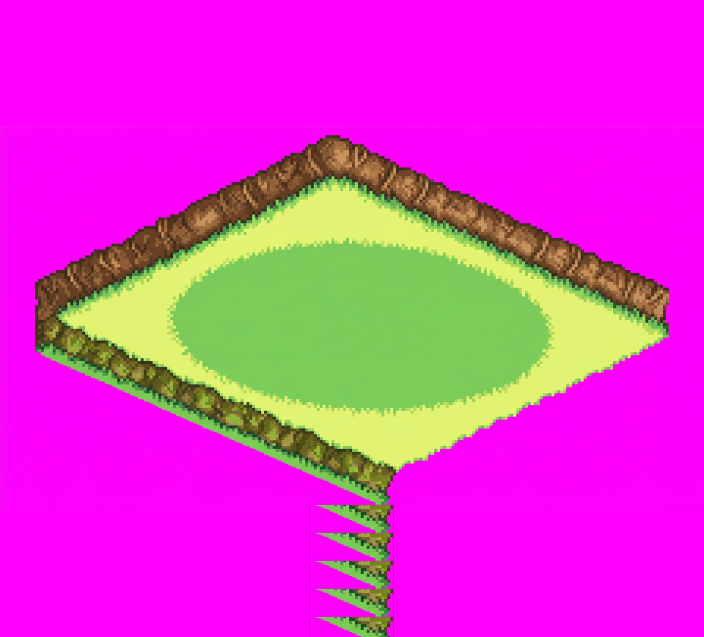
#> input picture layers/src/arene34_bosquet_rot180_cadre_terrain.png, 1408 x 1274 px (shown at 1/2 size)
$ python -i build_arenes.py   (imports and definitions only)
#> lines starting #> are read from the running program, lines starting #| are printed output that depends on the picture; after the words box and inside, x2 and y2 are one past the last pixel; in counts of white or black regions, pixels touching at a corner belong together
"""
build_arenes.py — 40 arenes de Pokemon legendaire, 10 biomes x 4 variantes.

Montage : structure de calques de Palika (Base / River / Cliffs / Shadows /
Objects Under / Objects / Objects Over / Fringe) et colorimetrie stricte de
Halcyon (sa palette de 654 couleurs, sa grille multiple de 8, 8 couleurs par
tuile de 8 px, son exposition).

Aucun Pokemon n'est represente : ce sont les LIEUX de combat, pas les
creatures. Les 40 sols sortent de 10 peintures d'arene, declinees en 4
orientations chacune, puis habillees de props, d'eclairages et de fluides
differents. Les 4 variantes d'un biome ne se ressemblent donc pas.

Usage : python3 build_arenes.py <zone...>      (ou --liste pour les enumerer)
"""
import os
import sys

from PIL import Image

import build_zones18 as BZ

# [1 line that did not run here, left out]

# --- les 4 declinaisons d'une meme peinture d'arene ------------------------ #
# orientation, eclairage, densite relative de props, suffixe
# 4 par biome : deux vues de dessus, deux vues 3/4 (celle des ground maps PMD
# officiels, ou l'on voit la face avant des rebords et des murs).
# vue, orientation, eclairage, densite de props, suffixe
VARIANTES = [
    ("dessus", "miroir_v", "jour",       1.00, "aube"),
    ("dessus", "rot180",   "nuit",       0.70, "nuit"),
    ("34",     "identite", "crepuscule", 1.25, "crepuscule"),
    ("34",     "miroir_h", "jour",       1.50, "assaut"),
]

_TRANSFO = {
    "identite": lambda im: im,
    "miroir_h": lambda im: im.transpose(Image.FLIP_LEFT_RIGHT),
    "rot180":   lambda im: im.transpose(Image.ROTATE_180),
    "miroir_v": lambda im: im.transpose(Image.FLIP_TOP_BOTTOM),
}


def _r(cats, surface, count, cap=4, min_dist=30, sway=0, f=1.0):
    """Une regle de pose, ponderee par la densite de la variante."""
#> further down, picture is the input picture: PIL image 1408x1274 RGB; mean R, G, B 220.7, 56.1, 200.7
    return R(cats, surface, max(1, round(count * f)), cap, min_dist, sway)


# --- les 10 biomes --------------------------------------------------------- #
# chaque entree : le sol, les planches de props, le fluide, la teinte de grade,
# et une fabrique de regles qui prend le facteur de densite de la variante.
BIOMES = {
 "volcan": dict(
    titre="Caldeira", sheets=["lave_props_sheet", "montagne_props_sheet"],
    eau="lave", emissive=True, tint="#2a0e08", strength=0.40, canopy=None,
    regles=lambda f: [
        _r(["obsidian"], "midband", 14, 4, 30, 0, f), _r(["rock"], "ground", 16, 4, 28, 0, f),
        _r(["ember"], "shore", 12, 5, 22, 0, f),      _r(["stump"], "ground", 5, 2, 44, 0, f),
        _r(["scree"], "midband", 10, 4, 26, 0, f),    _r(["cairn"], "inner", 3, 1, 60, 0, f)]),

 "banquise": dict(
    titre="Glacier", sheets=["glace_props_sheet", "montagne_props_sheet"],
    eau="glace", emissive=False, tint="#16283c", strength=0.34, canopy=None,
    regles=lambda f: [
        _r(["shard"], "midband", 15, 5, 26, 0, f),    _r(["icicle"], "shore", 10, 4, 24, 0, f),
        _r(["mound"], "ground", 9, 3, 34, 0, f),      _r(["frost"], "ground", 16, 6, 20, 0, f),
        _r(["boulder"], "midband", 8, 3, 38, 0, f),   _r(["frozenbush"], "inner", 6, 3, 30, 1, f)]),

 "ciel": dict(
    titre="Pilier celeste", sheets=["montagne_props_sheet", "ruines_props_sheet"],
    eau="souterrain", emissive=False, tint="#1c2438", strength=0.38, canopy=None,
    regles=lambda f: [
        _r(["column"], "midband", 8, 3, 42, 0, f),    _r(["block"], "ground", 12, 4, 28, 0, f),
        _r(["arch"], "inner", 2, 1, 70, 0, f),        _r(["rock"], "ground", 12, 4, 28, 0, f),
        _r(["cairn"], "midband", 6, 2, 40, 0, f),     _r(["tuft"], "inner", 10, 5, 24, 2, f)]),

 "abysse": dict(
    titre="Fosse engloutie", sheets=["corail_props_sheet", "ruines_props_sheet"],
    eau="mer", emissive=False, tint="#0c2436", strength=0.46, canopy=None,
    regles=lambda f: [
        _r(["coral"], "midband", 14, 5, 26, 1, f),    _r(["kelp"], "shore", 12, 5, 24, 2, f),
        _r(["coralpillar"], "ground", 7, 3, 40, 0, f), _r(["shell"], "ground", 12, 5, 22, 0, f),
        _r(["starfish"], "inner", 8, 4, 26, 0, f),    _r(["barnacle"], "shore", 9, 4, 24, 0, f),
        _r(["seagrass"], "water", 8, 4, 26, 2, f)]),

 "cristal": dict(
    titre="Chambre de cristal", sheets=["cristal_props_sheet", "mousse_props_sheet"],
    eau="souterrain", emissive=False, tint="#1a1630", strength=0.42, canopy=None,
    regles=lambda f: [
        _r(["crystal"], "midband", 16, 5, 26, 0, f),  _r(["stalagmite"], "ground", 11, 4, 30, 0, f),
        _r(["rock"], "ground", 12, 4, 28, 0, f),      _r(["mushroom"], "inner", 9, 4, 26, 1, f),
        _r(["boulder"], "midband", 7, 3, 36, 0, f)]),

 "temple": dict(
    titre="Sanctuaire", sheets=["temple_props_sheet", "ruines_props_sheet"],
    eau=None, emissive=False, tint="#2a2a1e", strength=0.30, canopy=None,
    regles=lambda f: [
        _r(["pillar"], "midband", 10, 3, 44, 0, f),   _r(["statue"], "ground", 5, 2, 54, 0, f),
        _r(["brazier"], "inner", 6, 2, 44, 0, f),     _r(["urn"], "ground", 6, 3, 34, 0, f),
        _r(["block"], "midband", 10, 4, 30, 0, f),    _r(["altar"], "inner", 1, 1, 90, 0, f),
        _r(["banner"], "midband", 5, 2, 46, 1, f)]),

 "bosquet": dict(
    titre="Clairiere sacree", sheets=["prairie_props_sheet", "pic_flowers_sheet",
                                      "mousse_props_sheet"],
    eau="oasis", emissive=False, tint="#12301c", strength=0.44,
    canopy="layers/cut/automne_props_sheet",
    regles=lambda f: [
        _r(["tree"], "midband", 9, 3, 46, 2, f),      _r(["flower"], "ground", 22, 6, 20, 2, f),
        _r(["grass"], "ground", 18, 6, 20, 2, f),     _r(["moss"], "ground", 12, 5, 24, 0, f),
        _r(["mushroom"], "inner", 8, 4, 26, 1, f),    _r(["stone"], "midband", 8, 3, 34, 0, f)]),

 "desert": dict(
    titre="Bassin aride", sheets=["desert_props_sheet", "ruines_props_sheet"],
    eau="oasis", emissive=False, tint="#2c2010", strength=0.36, canopy=None,
    regles=lambda f: [
        _r(["rock"], "midband", 14, 4, 28, 0, f),     _r(["cactus"], "ground", 8, 3, 38, 1, f),
        _r(["drygrass"], "ground", 14, 6, 22, 2, f),  _r(["skull"], "inner", 4, 2, 50, 0, f),
        _r(["post"], "midband", 6, 2, 42, 0, f),      _r(["pebble"], "ground", 16, 6, 20, 0, f),
        _r(["column"], "midband", 5, 2, 48, 0, f)]),

 "distorsion": dict(
    titre="Faille", sheets=["mousse_props_sheet", "ruines_props_sheet"],
    eau="jungle", emissive=True, tint="#1a1226", strength=0.50, canopy=None,
    regles=lambda f: [
        _r(["stalagmite"], "midband", 13, 4, 28, 0, f), _r(["block"], "ground", 12, 4, 28, 0, f),
        _r(["roots"], "ground", 10, 4, 26, 1, f),      _r(["boulder"], "midband", 8, 3, 36, 0, f),
        _r(["column"], "inner", 5, 2, 46, 0, f),       _r(["moss"], "ground", 12, 5, 24, 0, f)]),

 "orage": dict(
    titre="Cime foudroyee", sheets=["montagne_props_sheet", "ruines_props_sheet"],
    eau=None, emissive=False, tint="#1e2230", strength=0.44, canopy=None,
    regles=lambda f: [
        _r(["rock"], "midband", 16, 5, 26, 0, f),     _r(["scree"], "ground", 16, 6, 22, 0, f),
        _r(["cairn"], "midband", 8, 3, 36, 0, f),     _r(["block"], "ground", 9, 3, 32, 0, f),
        _r(["snow"], "inner", 7, 3, 30, 0, f),        _r(["column"], "midband", 4, 2, 52, 0, f)]),
}


RATIO = 504 / 456     # le format des zones

# Chaque arene doit avoir une ENTREE SUD CONTINUE : une chaussee qui part du
# bord bas de la carte et rejoint la plateforme sans etre coupee par la douve.
COULOIR = (0.44, 0.56)      # bornes en fraction de largeur


def _nettoyer_magenta(im):
    """Ne garde que la plus grande nappe de magenta.

    Le generateur laisse parfois un trait magenta EN TRAVERS de la plateforme
    (vu sur `arene34_orage`) : il deviendrait un trou dans le sol. On ne
    conserve que la composante connexe la plus large, celle qui entoure
    l'arene.
    """
    import numpy as np
    from scipy import ndimage
    a = np.array(im.convert("RGB"))
    mag = (a[..., 0] > 200) & (a[..., 2] > 200) & (a[..., 1] < 60)
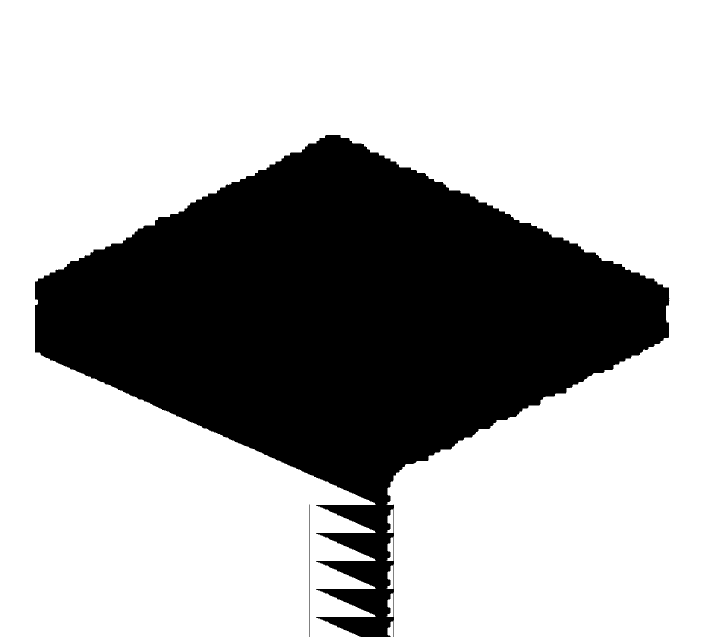
#> mag: shape (1274, 1408) bool (shown at 1/2 size); 68.8% white; 2 black regions, box (x1, y1, x2, y2) and area: (70, 270, 1339, 1274) 558814, (619, 1009, 620, 1274) 265
    if not mag.any():
        return im
    lab, n = ndimage.label(mag)
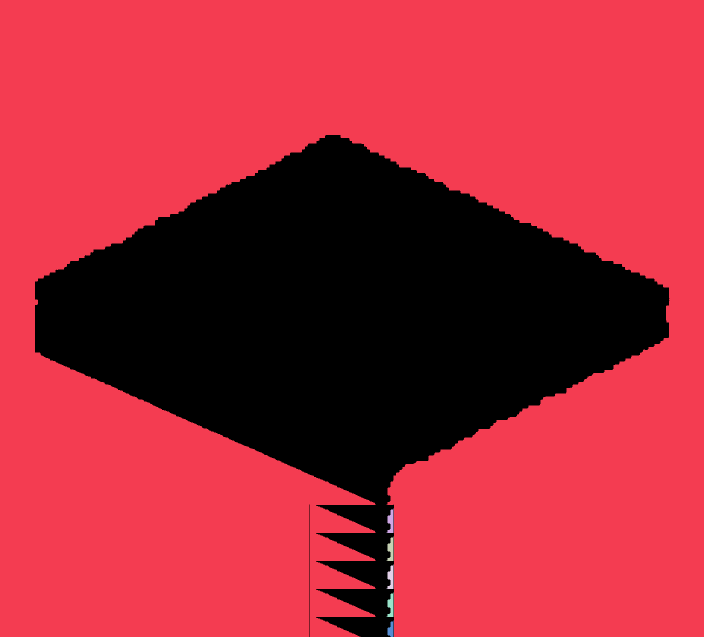
#> lab: shape (1274, 1408) int32 (shown at 1/2 size); 7 distinct labels, from 0 to 6; one colour per label, 0 black
#> n = 6
    if n > 1:
        t = np.array(ndimage.sum(mag, lab, range(1, n + 1)))
#> t = [1232750, 420, 420, 420, 420, 283]
        # On ne supprime que les PETITES taches parasites (un trait en travers
        # du sol). Une douve peut tres bien etre coupee en deux par un mur qui
        # touche les bords : sur l'arene de distorsion, garder la seule plus
        # grande region laissait un anneau magenta non converti de 41 277 px.
        seuil = 0.01 * mag.size
#> seuil = 17937.9
        garde = {i + 1 for i, v in enumerate(t) if v >= seuil}
#> garde = 1 item
        garde.add(int(np.argmax(t)) + 1)
        perdus = mag & ~np.isin(lab, list(garde))
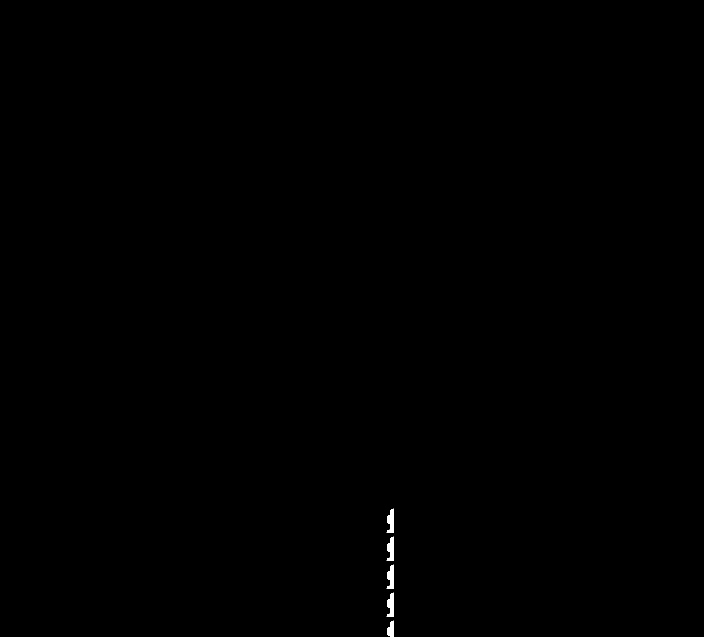
#> perdus: shape (1274, 1408) bool (shown at 1/2 size); 0.11% white; 5 white regions, box (x1, y1, x2, y2) and area: (773, 1017, 787, 1066) 420, (773, 1073, 787, 1122) 420, (773, 1129, 787, 1178) 420, (773, 1185, 787, 1234) 420, (775, 1241, 787, 1274) 283
        if perdus.any():
            # on rebouche avec la couleur voisine la plus proche
            ind = ndimage.distance_transform_edt(
                mag, return_distances=False, return_indices=True)
            a[perdus] = a[tuple(i[perdus] for i in ind)]
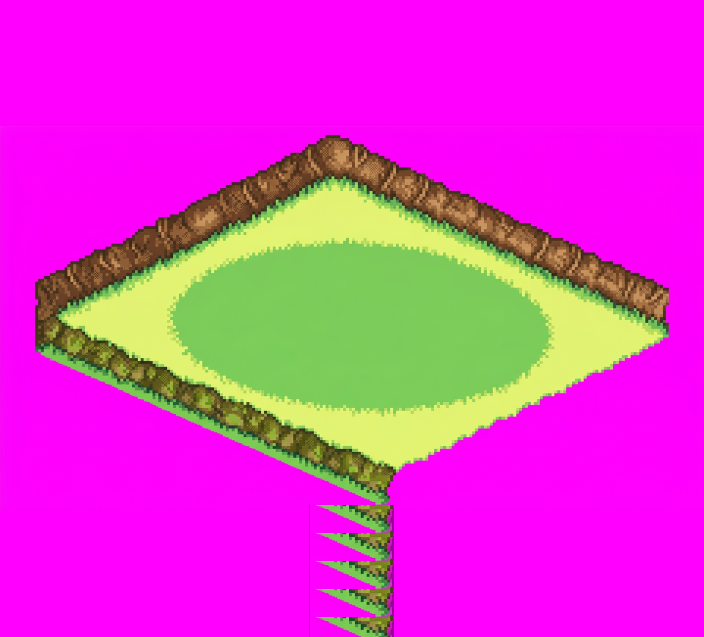
#> a: shape (1274, 1408, 3) (shown at 1/2 size); 0.11% of pixels changed, all inside (x1, y1, x2, y2) = (773, 1017, 787, 1274)
    return Image.fromarray(a, "RGB")


# [86 lines left out: functions _chaussee, _terrain, not called in this run]


def construire_specs():
    """Les 40 specs, injectees dans build_zones18.ZONES."""
    specs = {}
    for bi, (biome, b) in enumerate(BIOMES.items()):
        for vi, (vue, transfo, grade, dens, suffixe) in enumerate(VARIANTES):
            nom = f"arene_{biome}_{suffixe}"
            specs[nom] = dict(
                sheets=b["sheets"], canopy=b["canopy"], eau=b["eau"],
                tint=b["tint"], strength=b["strength"], grade=grade,
                emissive=b["emissive"],
                seed=7000 + bi * 40 + vi * 7,
                rules=b["regles"](dens),
                _terrain=_terrain(biome, vue, transfo),
                _vue=("vue de dessus" if vue == "dessus" else "vue 3/4"),
                couloir=COULOIR,
                _titre=f"{b['titre']} — {suffixe} ({vue})",
            )
    return specs


# [21 lines left out: function construire_specs_nues, not called in this run]


# [1 line that did not run here, left out]
# [2 lines not run here, left out]

# `construire` cherche layers/src/<zone>_terrain.png ; on pointe le fichier
# reoriente du biome a la place.
# [1 line that did not run here, left out]


# [7 lines left out: function construire, not called in this run]


# [22 lines not run here, left out]

>>> from PIL import Image
>>> picture = Image.open('layers/src/arene34_bosquet_rot180_cadre_terrain.png')
>>> result = _nettoyer_magenta(picture)
